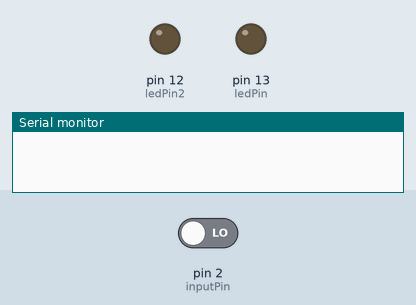
Bench run of a sketch on a simulated Arduino Uno, built with avr-gcc and run on an emulated ATmega328P. On the bench: output pins drawn as LEDs (lit = HIGH), the last lines printed to the serial monitor. The inputs (shaded band) are chosen by the test bench; at power-on: pin 2 (inputPin) LOW.

Above: at 1.2 s.
1.3 s: pin 2 (inputPin) driven HIGH
At 2.2 s:
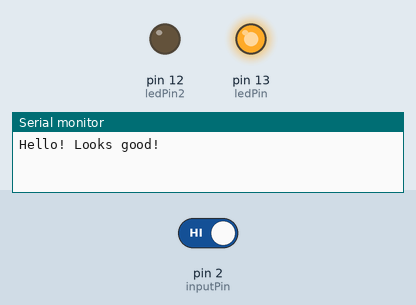
2.8 s: pin 2 (inputPin) driven LOW
At 3.4 s:
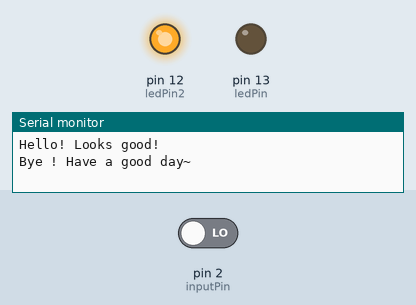
Timing chart, 0 to 5.8 s (numbered marks = the images above; inputs shaded):
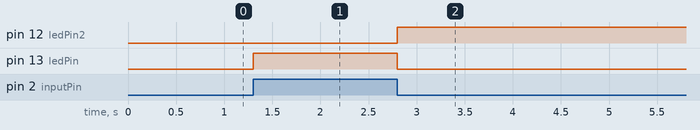

The sketch:

7_body_detect_sensor.ino
```cpp
int ledPin = 13;       // ledPin을 13번에 추가
int ledPin2 = 12;     // ledPin2를 12번에 추가
int inputPin = 2;     // inputPin을 2번에 추가
int pirState = LOW;  // 시작은 움직임이 없음을 가정하고 시작
int val = 0;             // 핀의 상태를 판독하기 위한 변수를 선언
void setup() {
pinMode(ledPin, OUTPUT);    //ledPin을 출력모드로
pinMode(ledPin2, OUTPUT);  //ledPin2를 출력모드로
pinMode(inputPin, INPUT);    //inputPin을 입력모드로
Serial.begin(9600);           //시리얼 통신을, 9600속도로 받습니다. ( 숫자 조정은 자유)
}

void loop(){
val = digitalRead(inputPin);    // 입력값을 읽습니다

if (val == HIGH) {             //입력 값이 HIGH면
digitalWrite(ledPin2, LOW);    // ledPin2가 꺼지고
digitalWrite(ledPin, HIGH);     // ledPin이 켜집니다
if (pirState == LOW) {
Serial.println("Hello! Looks good!");

pirState = HIGH;  // 출력의 변화가 없으면, 시리얼 모니터에 Hello! Looks good! 이라는 문구가 켜짐을 유지합니다
}
} else {
if (pirState == HIGH){               // 적외선을 띈 물체으 이동변화가 생기면 ,

digitalWrite(ledPin, LOW);        //ledPin을 끄고
digitalWrite(ledPin2, HIGH);     // lefPin2를 킵니다
Serial.println("Bye ! Have a good day~");
pirState = LOW;      // 출력의 변화가 없으면, 시리얼 모니터에 Bye! Have a good day~ 라는 문구가 켜짐을 유지합니다

}
}
}
```

Measured:
- after the input at 1.3 s, pin 13 (ledPin): LOW → HIGH at once
- after the input at 2.8 s, pin 12 (ledPin2): LOW → HIGH at once; pin 13 (ledPin): HIGH → LOW at once
